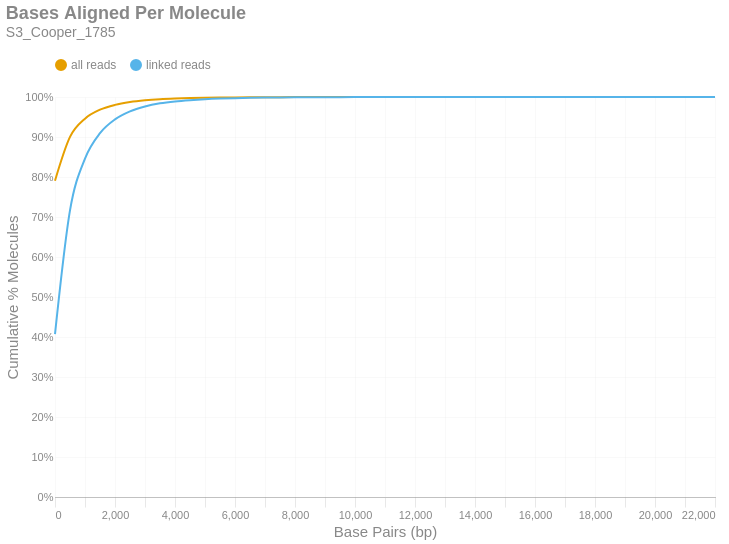

This figure's notebook cell:
### Markdown cell above
### Bases Aligned Per Molecule
This is a cumulative frequency distribution showing the number of base pairs aligned per unique molecule. These data are shown in 500 bp bins. There are two distributions: one with `all reads` (yellow) and another with only `linked reads` (blue). The percent of molecules in the `linked reads` distribution is relative to the total number of linked molecules.

### Code cell
if SKIPLR:
    print_html(f"Skipped")
else:
    binned_df = consolidated_hist(valids['aligned_bp'], mask, 500, True)
    with SafeRender(binned_df):
        (
            density_plot(binned_df, 'Bases Aligned Per Molecule', samplename, 'basesper')
            .encode(
                x=alt.X('bin:Q', title="Base Pairs (bp)").axis(tickMinStep=500).scale(padding=0),
                y=alt.Y('value:Q', title='Cumulative % Molecules')
                    .axis(format='%')
                    .scale(domain = [0,1])
                    .stack(False),
                color=alt.Color("key:N").scale(domain = ["all reads", "linked reads"]),
                tooltip = [
                    alt.Tooltip("key:N", title = "Data Type"),
                    alt.Tooltip("range_label:N", title="Bases Aligned Per Molecule"),
                    alt.Tooltip("value:Q", format = ".2%", title="% Molecules (Cum.)")
                ]
            )
        ).display()

### Figure 1 — Vega-Lite specification as saved in the notebook (floating-point values rounded to 4 significant figures)
{"width": "container", "height": 400, "config": {"title": {"anchor": "start", "dy": -15, "fontSize": 18, "color": "#888888", "subtitleColor": "#888888", "subtitleFontSize": 14}, "arc": {"fill": "#0072B2"}, "axis": {"domainColor": "#888888", "domainWidth": 0.5, "gridWidth": 0.2, "grid": false, "titleFontWeight": 400, "titleFontSize": 15, "labelFontSize": 11, "labelColor": "#888888", "tickColor": "#888888", "tickWidth": 0.2, "titleColor": "#888888"}, "axisBand": {"grid": false}, "axisX": {"grid": true, "tickSize": 10, "domainCap": "round"}, "axisY": {"domain": false, "grid": true, "tickSize": 0, "domainCap": "round"}, "background": "transparent", "header": {"labelFontSize": 15, "labelColor": "#888888", "titleFontSize": 15, "titleFontWeight": 600, "titleColor": "#888888"}, "legend": {"labelFont": "sans-serif", "labelFontSize": 12, "labelColor": "#888888", "symbolSize": 100, "symbolType": "circle", "titleFontSize": 12, "titlePadding": 10, "titleColor": "#888888", "title": null, "orient": "top"}, "range": {"category": ["#E69F00", "#56B4E9", "#009E73", "#F0E442", "#0072B2", "#D55E00", "#CC79A7", "#000000"], "diverging": ["#cfe8f3", "#a2d4ec", "#73bfe2", "#46abdb", "#1696d2", "#12719e"]}, "area": {"fill": "#0072B2", "fillOpacity": 0.7, "line": true, "strokeOpacity": 0.7}, "line": {"color": "#0072B2", "stroke": "#0072B2", "strokeWidth": 2}, "trail": {"color": "#0072B2", "stroke": "#0072B2", "strokeWidth": 0, "size": 1}, "point": {"filled": true, "fillOpacity": 1.0, "size": 95}, "text": {"color": "#888888", "fontSize": 11, "align": "right", "fontWeight": 400, "size": 11}, "bar": {"fill": "#0072B2", "stroke": null}, "view": {"stroke": null, "continuousWidth": 660, "continuousHeight": 400}}, "data": {"name": "data-620d135f011dbcaf3004c2bc7af595e0"}, "mark": {"type": "line", "interpolate": "monotone", "point": {"opacity": 0, "size": 275}}, "encoding": {"color": {"field": "key", "scale": {"domain": ["all reads", "linked reads"]}, "type": "nominal"}, "tooltip": [{"field": "key", "title": "Data Type", "type": "nominal"}, {"field": "range_label", "title": "Bases Aligned Per Molecule", "type": "nominal"}, {"field": "value", "format": ".2%", "title": "% Molecules (Cum.)", "type": "quantitative"}], "x": {"axis": {"tickMinStep": 500}, "field": "bin", "scale": {"padding": 0}, "title": "Base Pairs (bp)", "type": "quantitative"}, "y": {"axis": {"format": "%"}, "field": "value", "scale": {"domain": [0, 1]}, "stack": false, "title": "Cumulative % Molecules", "type": "quantitative"}}, "params": [{"name": "param_c36ac31b6afebe62", "select": {"type": "point", "fields": ["key"]}, "bind": "legend"}], "title": {"text": "Bases Aligned Per Molecule", "subtitle": "S3_Cooper_1785"}, "transform": [{"fold": ["all reads (cumsum)", "linked reads (cumsum)"]}, {"calculate": "replace(datum.key, ' (cumsum)', '')", "as": "key"}, {"filter": {"param": "param_c36ac31b6afebe62"}}], "usermeta": {"embedOptions": {"downloadFileName": "S3_Cooper_1785.basesper"}}, "$schema": "https://vega.github.io/schema/vega-lite/v6.1.0.json", "datasets": {"data-620d135f011dbcaf3004c2bc7af595e0": [{"bin": "0.0", "interval": "0.0-500.0", "all reads": 0.7908, "linked reads": 0.407, "all reads (cumsum)": 0.7908, "linked reads (cumsum)": 0.407, "range_label": "0-499"}, {"bin": "500.0", "interval": "500.0-1000.0", "all reads": 0.1095, "linked reads": 0.3095, "all reads (cumsum)": 0.9003, "linked reads (cumsum)": 0.7165, "range_label": "500-999"}, {"bin": "1000.0", "interval": "1000.0-1500.0", "all reads": 0.04564, "linked reads": 0.1297, "all reads (cumsum)": 0.9459, "linked reads (cumsum)": 0.8462, "range_label": "1000-1499"}, {"bin": "1500.0", "interval": "1500.0-2000.0", "all reads": 0.02234, "linked reads": 0.06349, "all reads (cumsum)": 0.9682, "linked reads (cumsum)": 0.9097, "range_label": "1500-1999"}, {"bin": "2000.0", "interval": "2000.0-2500.0", "all reads": 0.0121, "linked reads": 0.03439, "all reads (cumsum)": 0.9803, "linked reads (cumsum)": 0.9441, "range_label": "2000-2499"}, {"bin": "2500.0", "interval": "2500.0-3000.0", "all reads": 0.007066, "linked reads": 0.02009, "all reads (cumsum)": 0.9874, "linked reads (cumsum)": 0.9641, "range_label": "2500-2999"}, {"bin": "3000.0", "interval": "3000.0-3500.0", "all reads": 0.004311, "linked reads": 0.01225, "all reads (cumsum)": 0.9917, "linked reads (cumsum)": 0.9764, "range_label": "3000-3499"}, {"bin": "3500.0", "interval": "3500.0-4000.0", "all reads": 0.002743, "linked reads": 0.007797, "all reads (cumsum)": 0.9944, "linked reads (cumsum)": 0.9842, "range_label": "3500-3999"}, {"bin": "4000.0", "interval": "4000.0-4500.0", "all reads": 0.001696, "linked reads": 0.004822, "all reads (cumsum)": 0.9961, "linked reads (cumsum)": 0.989, "range_label": "4000-4499"}, {"bin": "4500.0", "interval": "4500.0-5000.0", "all reads": 0.001108, "linked reads": 0.003149, "all reads (cumsum)": 0.9972, "linked reads (cumsum)": 0.9922, "range_label": "4500-4999"}, {"bin": "5000.0", "interval": "5000.0-5500.0", "all reads": 0.0008131, "linked reads": 0.002311, "all reads (cumsum)": 0.9981, "linked reads (cumsum)": 0.9945, "range_label": "5000-5499"}, {"bin": "5500.0", "interval": "5500.0-6000.0", "all reads": 0.0005555, "linked reads": 0.001579, "all reads (cumsum)": 0.9986, "linked reads (cumsum)": 0.9961, "range_label": "5500-5999"}, {"bin": "6000.0", "interval": "6000.0-6500.0", "all reads": 0.0003944, "linked reads": 0.001121, "all reads (cumsum)": 0.999, "linked reads (cumsum)": 0.9972, "range_label": "6000-6499"}, {"bin": "6500.0", "interval": "6500.0-7000.0", "all reads": 0.0002746, "linked reads": 0.0007805, "all reads (cumsum)": 0.9993, "linked reads (cumsum)": 0.998, "range_label": "6500-6999"}, {"bin": "7000.0", "interval": "7000.0-7500.0", "all reads": 0.0001867, "linked reads": 0.0005307, "all reads (cumsum)": 0.9995, "linked reads (cumsum)": 0.9985, "range_label": "7000-7499"}, {"bin": "7500.0", "interval": "7500.0-8000.0", "all reads": 0.0001341, "linked reads": 0.0003811, "all reads (cumsum)": 0.9996, "linked reads (cumsum)": 0.9989, "range_label": "7500-7999"}, {"bin": "8000.0", "interval": "8000.0-8500.0", "all reads": 9.747e-05, "linked reads": 0.0002771, "all reads (cumsum)": 0.9997, "linked reads (cumsum)": 0.9992, "range_label": "8000-8499"}, {"bin": "8500.0", "interval": "8500.0-9000.0", "all reads": 8.465e-05, "linked reads": 0.0002406, "all reads (cumsum)": 0.9998, "linked reads (cumsum)": 0.9994, "range_label": "8500-8999"}, {"bin": "9000.0", "interval": "9000.0-9500.0", "all reads": 4.713e-05, "linked reads": 0.000134, "all reads (cumsum)": 0.9998, "linked reads (cumsum)": 0.9995, "range_label": "9000-9499"}, {"bin": "9500.0", "interval": "9500.0-10000.0", "all reads": 4.256e-05, "linked reads": 0.000121, "all reads (cumsum)": 0.9999, "linked reads (cumsum)": 0.9996, "range_label": "9500-9999"}, {"bin": "10000.0", "interval": "10000.0-10500.0", "all reads": 2.883e-05, "linked reads": 8.195e-05, "all reads (cumsum)": 0.9999, "linked reads (cumsum)": 0.9997, "range_label": "10000-10499"}, {"bin": "10500.0", "interval": "10500.0-11000.0", "all reads": 2.791e-05, "linked reads": 7.935e-05, "all reads (cumsum)": 0.9999, "linked reads (cumsum)": 0.9998, "range_label": "10500-10999"}, {"bin": "11000.0", "interval": "11000.0-11500.0", "all reads": 1.693e-05, "linked reads": 4.813e-05, "all reads (cumsum)": 0.9999, "linked reads (cumsum)": 0.9999, "range_label": "11000-11499"}, {"bin": "11500.0", "interval": "11500.0-12000.0", "all reads": 1.052e-05, "linked reads": 2.992e-05, "all reads (cumsum)": 1.0, "linked reads (cumsum)": 0.9999, "range_label": "11500-11999"}, {"bin": "12000.0", "interval": "12000.0-12500.0", "all reads": 8.237e-06, "linked reads": 2.341e-05, "all reads (cumsum)": 1.0, "linked reads (cumsum)": 0.9999, "range_label": "12000-12499"}, {"bin": "12500.0", "interval": "12500.0-13000.0", "all reads": 5.491e-06, "linked reads": 1.561e-05, "all reads (cumsum)": 1.0, "linked reads (cumsum)": 0.9999, "range_label": "12500-12999"}, {"bin": "13000.0", "interval": "13000.0-13500.0", "all reads": 6.864e-06, "linked reads": 1.951e-05, "all reads (cumsum)": 1.0, "linked reads (cumsum)": 0.9999, "range_label": "13000-13499"}, {"bin": "13500.0", "interval": "13500.0-14000.0", "all reads": 3.203e-06, "linked reads": 9.105e-06, "all reads (cumsum)": 1.0, "linked reads (cumsum)": 1.0, "range_label": "13500-13999"}, {"bin": "14000.0", "interval": "14000.0-14500.0", "all reads": 2.288e-06, "linked reads": 6.504e-06, "all reads (cumsum)": 1.0, "linked reads (cumsum)": 1.0, "range_label": "14000-14499"}, {"bin": "14500.0", "interval": "14500.0-15000.0", "all reads": 2.746e-06, "linked reads": 7.805e-06, "all reads (cumsum)": 1.0, "linked reads (cumsum)": 1.0, "range_label": "14500-14999"}, {"bin": "15000.0", "interval": "15000.0-15500.0", "all reads": 2.746e-06, "linked reads": 7.805e-06, "all reads (cumsum)": 1.0, "linked reads (cumsum)": 1.0, "range_label": "15000-15499"}, {"bin": "15500.0", "interval": "15500.0-16000.0", "all reads": 1.373e-06, "linked reads": 3.902e-06, "all reads (cumsum)": 1.0, "linked reads (cumsum)": 1.0, "range_label": "15500-15999"}, {"bin": "16000.0", "interval": "16000.0-16500.0", "all reads": 9.152e-07, "linked reads": 2.602e-06, "all reads (cumsum)": 1.0, "linked reads (cumsum)": 1.0, "range_label": "16000-16499"}, {"bin": "16500.0", "interval": "16500.0-17000.0", "all reads": 2.288e-06, "linked reads": 6.504e-06, "all reads (cumsum)": 1.0, "linked reads (cumsum)": 1.0, "range_label": "16500-16999"}, {"bin": "17000.0", "interval": "17000.0-17500.0", "all reads": 1.373e-06, "linked reads": 3.902e-06, "all reads (cumsum)": 1.0, "linked reads (cumsum)": 1.0, "range_label": "17000-17499"}, {"bin": "17500.0", "interval": "17500.0-18000.0", "all reads": 4.576e-07, "linked reads": 1.301e-06, "all reads (cumsum)": 1.0, "linked reads (cumsum)": 1.0, "range_label": "17500-17999"}, {"bin": "18000.0", "interval": "18000.0-18500.0", "all reads": 4.576e-07, "linked reads": 1.301e-06, "all reads (cumsum)": 1.0, "linked reads (cumsum)": 1.0, "range_label": "18000-18499"}, {"bin": "18500.0", "interval": "18500.0-19000.0", "all reads": 0.0, "linked reads": 0.0, "all reads (cumsum)": 1.0, "linked reads (cumsum)": 1.0, "range_label": "18500-18999"}, {"bin": "19000.0", "interval": "19000.0-19500.0", "all reads": 4.576e-07, "linked reads": 1.301e-06, "all reads (cumsum)": 1.0, "linked reads (cumsum)": 1.0, "range_label": "19000-19499"}, {"bin": "19500.0", "interval": "19500.0-20000.0", "all reads": 4.576e-07, "linked reads": 1.301e-06, "all reads (cumsum)": 1.0, "linked reads (cumsum)": 1.0, "range_label": "19500-19999"}, {"bin": "20000.0", "interval": "20000.0-20500.0", "all reads": 0.0, "linked reads": 0.0, "all reads (cumsum)": 1.0, "linked reads (cumsum)": 1.0, "range_label": "20000-20499"}, {"bin": "20500.0", "interval": "20500.0-21000.0", "all reads": 0.0, "linked reads": 0.0, "all reads (cumsum)": 1.0, "linked reads (cumsum)": 1.0, "range_label": "20500-20999"}, {"bin": "21000.0", "interval": "21000.0-21500.0", "all reads": 0.0, "linked reads": 0.0, "all reads (cumsum)": 1.0, "linked reads (cumsum)": 1.0, "range_label": "21000-21499"}, {"bin": "21500.0", "interval": "21500.0-22000.0", "all reads": 0.0, "linked reads": 0.0, "all reads (cumsum)": 1.0, "linked reads (cumsum)": 1.0, "range_label": "21500-21999"}, {"bin": "22000.0", "interval": "22000.0-22500.0", "all reads": 4.576e-07, "linked reads": 1.301e-06, "all reads (cumsum)": 1.0, "linked reads (cumsum)": 1.0, "range_label": "22000-22499"}]}}
